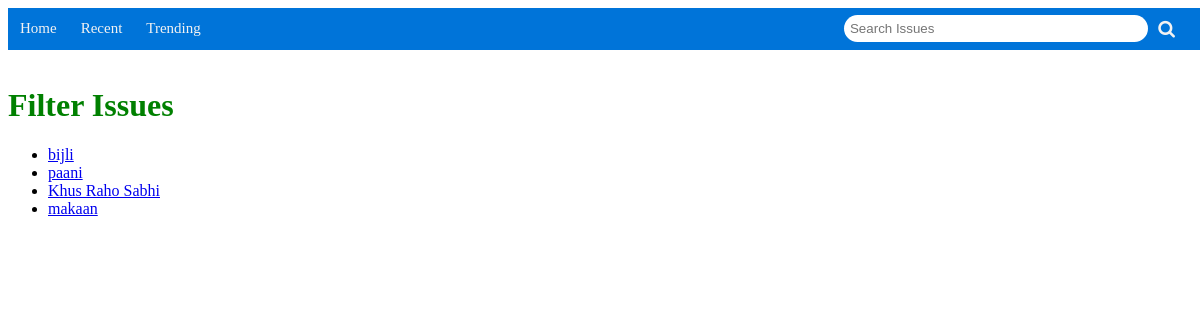
The app's page /main/filter_issue (signed in), older data.
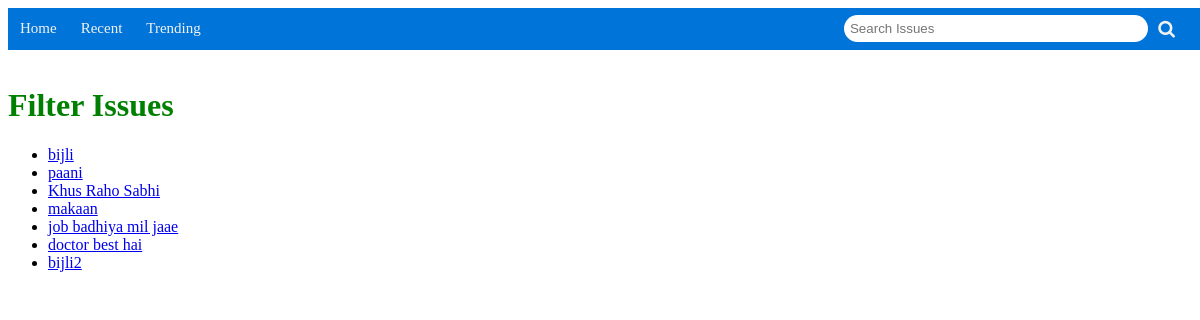
The same page, newer data.
### main/models.py (models this page shows, shortened)
class SocialIssue(models.Model):
    user=models.ForeignKey(User,on_delete=models.CASCADE)
    title=models.CharField(max_length=256)
    description=models.TextField()
    submit_date=models.DateTimeField(auto_now_add=True)

### main/views.py (the view)
# urls.py: path("filter_issue", views.filter_issue, name="filter_issue"),
@login_required(login_url="login")
def filter_issue(request):
    try:
        search = request.GET["search"]
    except:
        search = ""
    if search:
        issues = models.SocialIssue.objects.filter(title__icontains=search)
        length = len(issues)
    else:
        issues = models.SocialIssue.objects.all()
        length = len(issues)
    d = {"issues": issues, "length": length}
    return render(request, "main/filter_issues.html", d)

### templates/main/filter_issues.html (shortened to what this page needs)
{% load static %}
<!DOCTYPE html>
<html>
  <head>
    <link
      rel="stylesheet"
      href="https://cdnjs.cloudflare.com/ajax/libs/font-awesome/4.7.0/css/font-awesome.min.css"
    />
  </head>
  <body>
    <div id="navlist">
      <a href="{% url 'home' %}">Home</a>
      <a href="{% url 'recent' %}">Recent</a>
      <a href="{% url 'trending' %}">Trending</a>
      <div class="search">
        <form action="" method="GET">
          <input
            type="text"
            placeholder=" Search Issues"
            id="search"
            name="search"
          />
          <button type="submit" id="searchbutton">
            <i class="fa fa-search" style="font-size: 18px"> </i>
          </button>
        </form>
      </div>
    </div>
    <div class="content">
      <br />
      <h1 style="color: green; padding-top: 40px">Filter Issues</h1>
    </div>
    {% if length %}
    <ul class="collection">
      {% for issue in issues %}
      <li class="collection-item">
        <a href="{% url 'particular_issue' issue.id %}">{{issue.title}}</a>
      </li>
      {% endfor %}
    </ul>
    {% else %}
    <h3>There is No Such Issues</h3>
    {% endif %}
  </body>
</html>

Row changes from the older to the newer data that the page shows:
added SocialIssue: title "job badhiya mil jaae"
added SocialIssue: title "doctor best hai"
added SocialIssue: title "bijli2"
